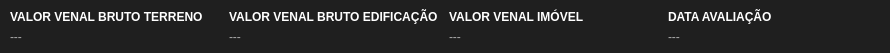
   <widget class="QWidget" name="widgetDadosValorVenal_1" native="true">
    <property name="geometry">
     <rect>
      <x>0</x>
      <y>331</y>
      <width>890</width>
      <height>53</height>
     </rect>
    </property>
    <property name="styleSheet">
     <string notr="true">background-color: #1f1f1f;
border-radius: 4px;</string>
    </property>
    <widget class="QWidget" name="horizontalLayoutWidget_30">
     <property name="geometry">
      <rect>
       <x>10</x>
       <y>6</y>
       <width>871</width>
       <height>41</height>
      </rect>
     </property>
     <layout class="QHBoxLayout" name="horizontalLayout_30" stretch="0,0,0,0">
      <item>
       <layout class="QVBoxLayout" name="verticalLayout_117">
        <property name="spacing">
         <number>0</number>
        </property>
        <item>
         <widget class="QLabel" name="label_31">
          <property name="sizePolicy">
           <sizepolicy hsizetype="Expanding" vsizetype="Preferred">
            <horstretch>0</horstretch>
            <verstretch>0</verstretch>
           </sizepolicy>
          </property>
          <property name="maximumSize">
           <size>
            <width>16777215</width>
            <height>16777215</height>
           </size>
          </property>
          <property name="styleSheet">
           <string notr="true">font-weight: bold;
color: white;</string>
          </property>
          <property name="text">
           <string>VALOR VENAL BRUTO TERRENO</string>
          </property>
         </widget>
        </item>
        <item>
         <widget class="QLabel" name="labelValorVenalBrutoTerrenoFalta">
          <property name="sizePolicy">
           <sizepolicy hsizetype="Expanding" vsizetype="Preferred">
            <horstretch>0</horstretch>
            <verstretch>0</verstretch>
           </sizepolicy>
          </property>
          <property name="maximumSize">
           <size>
            <width>16777215</width>
            <height>16777215</height>
           </size>
          </property>
          <property name="styleSheet">
           <string notr="true">color: #aaa;</string>
          </property>
          <property name="text">
           <string>---</string>
          </property>
         </widget>
        </item>
       </layout>
      </item>
      <item>
       <layout class="QVBoxLayout" name="verticalLayout_166">
        <property name="spacing">
         <number>0</number>
        </property>
        <item>
         <widget class="QLabel" name="label_58">
          <property name="sizePolicy">
           <sizepolicy hsizetype="Expanding" vsizetype="Preferred">
            <horstretch>0</horstretch>
            <verstretch>0</verstretch>
           </sizepolicy>
          </property>
          <property name="maximumSize">
           <size>
            <width>16777215</width>
            <height>16777215</height>
           </size>
          </property>
          <property name="styleSheet">
           <string notr="true">font-weight: bold;
color: white;</string>
          </property>
          <property name="text">
           <string>VALOR VENAL BRUTO EDIFICAÇÃO</string>
          </property>
         </widget>
        </item>
        <item>
         <widget class="QLabel" name="labelValorVenalBrutoEdificacaoFalta">
          <property name="sizePolicy">
           <sizepolicy hsizetype="Expanding" vsizetype="Preferred">
            <horstretch>0</horstretch>
            <verstretch>0</verstretch>
           </sizepolicy>
          </property>
          <property name="maximumSize">
           <size>
            <width>16777215</width>
            <height>16777215</height>
           </size>
          </property>
          <property name="styleSheet">
           <string notr="true">color: #aaa;</string>
          </property>
          <property name="text">
           <string>---</string>
          </property>
         </widget>
        </item>
       </layout>
      </item>
      <item>
       <layout class="QVBoxLayout" name="verticalLayout_167">
        <property name="spacing">
         <number>0</number>
        </property>
        <item>
         <widget class="QLabel" name="label_59">
          <property name="sizePolicy">
           <sizepolicy hsizetype="Expanding" vsizetype="Preferred">
            <horstretch>0</horstretch>
            <verstretch>0</verstretch>
           </sizepolicy>
          </property>
          <property name="maximumSize">
           <size>
            <width>16777215</width>
            <height>16777215</height>
           </size>
          </property>
          <property name="styleSheet">
           <string notr="true">font-weight: bold;
color: white;</string>
          </property>
          <property name="text">
           <string>VALOR VENAL IMÓVEL</string>
          </property>
         </widget>
        </item>
        <item>
         <widget class="QLabel" name="labelValorVenalImovel">
          <property name="sizePolicy">
           <sizepolicy hsizetype="Expanding" vsizetype="Preferred">
            <horstretch>0</horstretch>
            <verstretch>0</verstretch>
           </sizepolicy>
          </property>
          <property name="maximumSize">
           <size>
            <width>16777215</width>
            <height>16777215</height>
           </size>
          </property>
          <property name="styleSheet">
           <string notr="true">color: #aaa;</string>
          </property>
          <property name="text">
           <string>---</string>
          </property>
         </widget>
        </item>
       </layout>
      </item>
      <item>
       <layout class="QVBoxLayout" name="verticalLayout_168">
        <property name="spacing">
         <number>0</number>
        </property>
        <item>
         <widget class="QLabel" name="label_60">
          <property name="sizePolicy">
           <sizepolicy hsizetype="Expanding" vsizetype="Preferred">
            <horstretch>0</horstretch>
            <verstretch>0</verstretch>
           </sizepolicy>
          </property>
          <property name="maximumSize">
           <size>
            <width>16777215</width>
            <height>16777215</height>
           </size>
          </property>
          <property name="styleSheet">
           <string notr="true">font-weight: bold;
color: white;</string>
          </property>
          <property name="text">
           <string>DATA AVALIAÇÃO</string>
          </property>
         </widget>
        </item>
        <item>
         <widget class="QLabel" name="labelDataAvaliacaoFalta">
          <property name="sizePolicy">
           <sizepolicy hsizetype="Expanding" vsizetype="Preferred">
            <horstretch>0</horstretch>
            <verstretch>0</verstretch>
           </sizepolicy>
          </property>
          <property name="maximumSize">
           <size>
            <width>16777215</width>
            <height>16777215</height>
           </size>
          </property>
          <property name="styleSheet">
           <string notr="true">color: #aaa;</string>
          </property>
          <property name="text">
           <string>---</string>
          </property>
         </widget>
        </item>
       </layout>
      </item>
     </layout>
    </widget>
   </widget>
